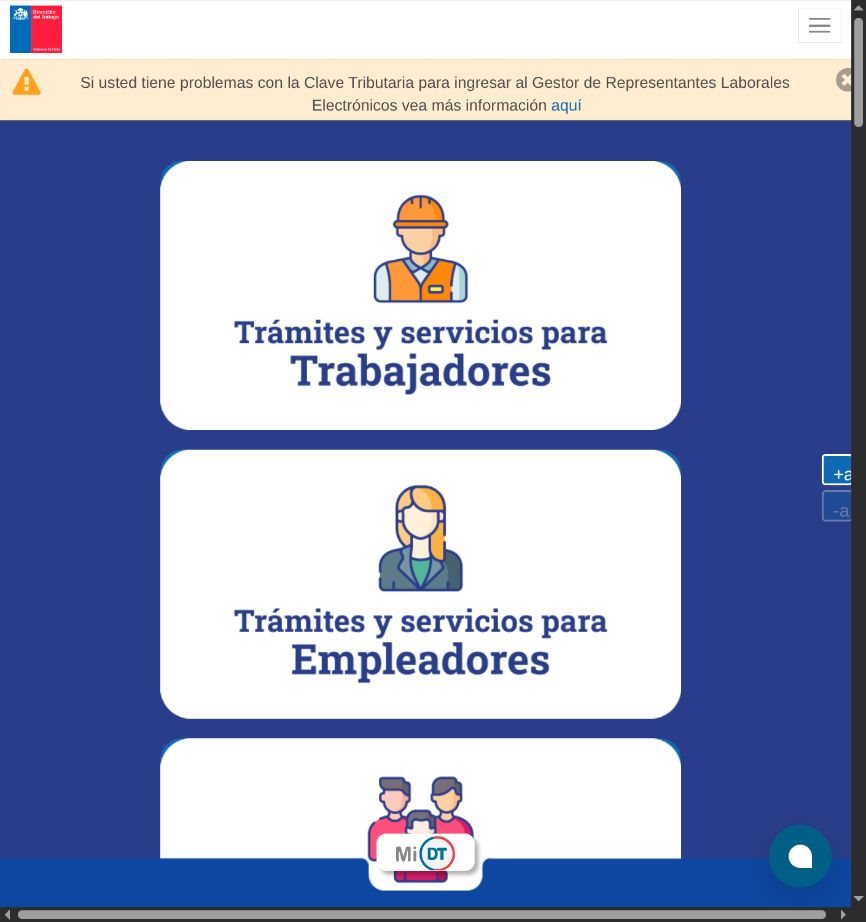
#> input picture strategy/benchmark/screenshots/labor-directorate/01-original.jpg, 866 x 922 px
$ python generate_artifacts.py
#> lines starting #> are read from the running program, lines starting #| are printed output that depends on the picture
"""Generate benchmark artifacts from local evidence."""
from pathlib import Path
from html import escape
import json
from PIL import Image, ImageDraw, ImageFont
import cairosvg

ROOT = Path(__file__).resolve().parents[1]
FONT = '/usr/share/fonts/liberation/LiberationSans-Regular.ttf'
BOLD = '/usr/share/fonts/liberation/LiberationSans-Bold.ttf'
NAVY = '#14344A'
TEAL = '#087E8B'
RUST = '#AF492C'


def wrap(text, width, size, bold=False):
    font = ImageFont.truetype(BOLD if bold else FONT, size)
    lines = []
    line = ''
    for word in text.split():
        candidate = f'{line} {word}'.strip()
        if font.getlength(candidate) > width and line:
            lines.append(line)
            line = word
        else:
            line = candidate
    if line:
        lines.append(line)
    return lines


def text_block(x, y, text, width, size=23, color=NAVY, bold=False, max_lines=None):
    lines = wrap(text, width, size, bold)
    if max_lines and len(lines) > max_lines:
        raise ValueError(f'Text overflow: {text}')
    weight = '700' if bold else '400'
    return ''.join(f'<text x="{x}" y="{y+i*size*1.25}" font-size="{size}" fill="{color}" font-weight="{weight}">{escape(line)}</text>' for i,line in enumerate(lines))


def rect(x, y, width, height, color, stroke='none', radius=0):
    return f'<rect x="{x}" y="{y}" width="{width}" height="{height}" rx="{radius}" fill="{color}" stroke="{stroke}"/>'


def svg_document(width, height, content, title):
    return f'<svg xmlns="http://www.w3.org/2000/svg" width="{width}" height="{height}" viewBox="0 0 {width} {height}" role="img"><title>{escape(title)}</title><style>text {{font-family: Liberation Sans, Arial, sans-serif;}}</style>{content}</svg>'


def save_svg(path, svg):
    path.write_text(svg)
    cairosvg.svg2png(bytestring=svg.encode(), write_to=str(path.with_suffix('.png')))
    cairosvg.svg2pdf(bytestring=svg.encode(), write_to=str(path.with_suffix('.pdf')))


CAPTURES = {
'labor-directorate': [
 ('DT · Entry by user profile', 'https://www.dt.gob.cl/portal/1626/w3-channel.html', [(160,160,680,432,TEAL),(4,61,850,121,RUST)], ['1. Visible worker entry helps users recognize their profile.', '2. Tax credential notice appears before the worker task (H8).']),
 ('DT · Settlement explanation and requirements', 'https://www.dt.gob.cl/portal/1626/w3-article-117245.html', [(45,420,804,518,TEAL),(43,339,803,379,RUST)], ['1. Separates online and in-person procedures to support channel choice.', '2. The term for an attesting official lacks an immediate explanation (H2).']),
 ('DT · Help and legal evidence', 'https://www.dt.gob.cl/portal/1626/w3-article-117245.html', [(40,325,810,428,TEAL),(38,450,810,517,TEAL)], ['1. Consultation and phone options provide a visible route to human help.', '2. Links the relevant article, but at the end of a long information page.'])
],
'suseso': [
 ('SUSESO · Separate action and tracking', 'https://www.suseso.gob.cl/606/w3-propertyvalue-610.html', [(28,294,838,406,TEAL),(15,772,838,901,TEAL)], ['1. Filing and tracking a complaint are presented as separate tasks.', '2. The guidance tool explains its role in preparing complaint evidence.']),
 ('SUSESO · Guidance by profile', 'https://www.suseso.gob.cl/606/w3-propertyname-509.html', [(15,319,835,374,TEAL),(15,166,835,194,TEAL)], ['1. Worker guidance can be selected before the reason for the request.', '2. The visible navigation path helps identify the current location.']),
 ('SUSESO · Classify the medical leave problem', 'https://www.suseso.gob.cl/606/w3-propertyvalue-586.html', [(19,363,834,419,RUST),(765,463,852,541,RUST)], ['1. Wording about a COMPIN decision requires institutional vocabulary (H2).', '2. Text controls partly cover Back in this view (H3/H8).'])
],
'chileatiende': [
 ('ChileAtiende · Information and primary action', 'https://www.chileatiende.gob.cl/fichas/33522', [(69,348,770,390,TEAL),(1,784,846,918,RUST)], ['1. The displayed update makes the content date visible.', '2. Ratify dominates Help before the case has been verified (H5/H8).']),
 ('ChileAtiende · Choose a ratification channel', 'https://www.chileatiende.gob.cl/fichas/33522', [(105,527,744,648,TEAL),(75,411,765,499,TEAL)], ['1. Explains online access with ClaveÚnica and an in-person alternative.', '2. Task-based accordion reveals information on request.']),
 ('ChileAtiende · Service network', 'https://www.chileatiende.gob.cl/red-de-atencion', [(14,425,835,689,TEAL),(1,1,846,65,RUST)], ['1. Cards compare video, phone, and form-based service channels.', '2. Header and typography differ from the CA01 information page (H4).'])
]}


def annotate_captures():
    manifest=[]
    for tool,items in CAPTURES.items():
        for i,(title,url,boxes,comments) in enumerate(items,1):
            original=ROOT/'strategy/benchmark/screenshots'/tool/f'{i:02}-original.jpg'
            source=Image.open(original).convert('RGB')
#> source is the input picture: PIL image 866x922 RGB; mean R, G, B 154, 162.1, 193.2
            width,height=source.size
#> width = 866; height = 922
            result=Image.new('RGB',(width,height+145),'#F7FAFB')
            result.paste(source,(0,72))
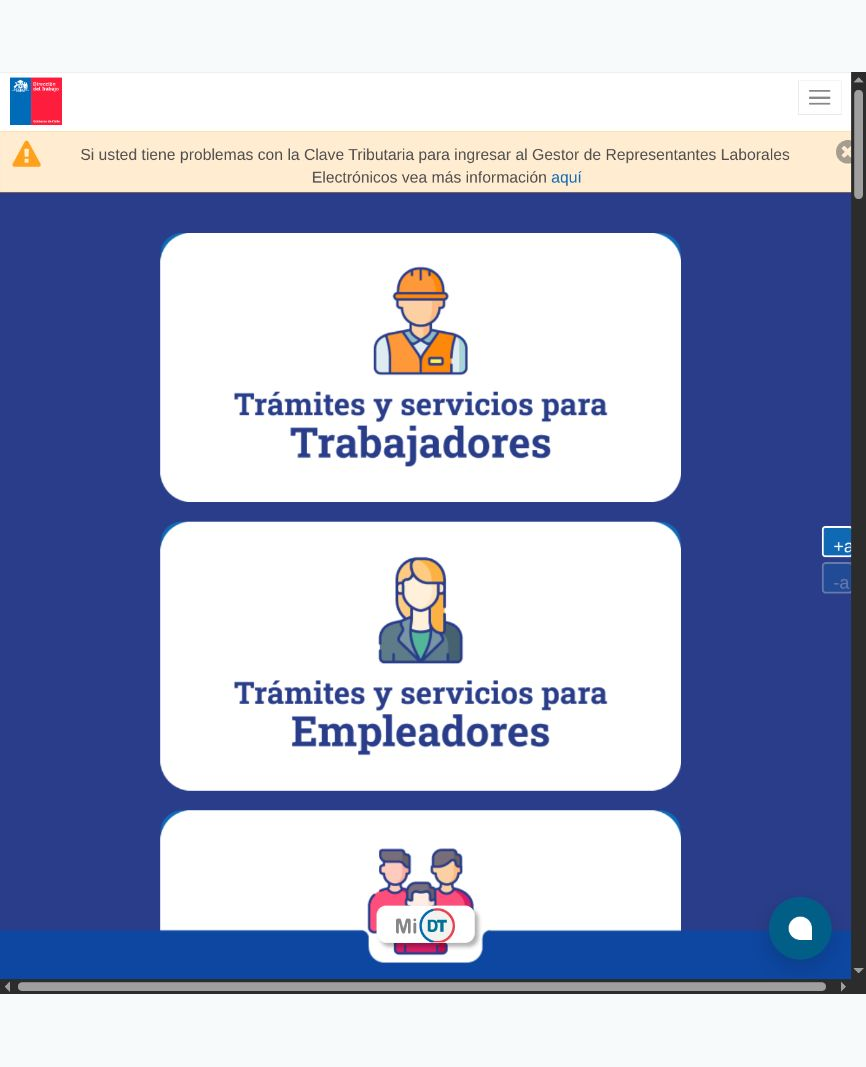
#> result: PIL image 866x1067 RGB; mean R, G, B 166.6, 174.1, 201.1
            draw=ImageDraw.Draw(result)
            draw.text((18,11),title,font=ImageFont.truetype(BOLD,22),fill=NAVY)
            draw.text((18,43),f'{tool} · 05/10/2026 · {width}×{height} · public view',font=ImageFont.truetype(FONT,15),fill=NAVY)
            for number,(left,top,right,bottom,color) in enumerate(boxes,1):
                draw.rectangle((left,top+72,right,bottom+72),outline=color,width=4)
                draw.ellipse((left+3,top+75,left+29,top+101),fill=color)
                draw.text((left+11,top+78),str(number),font=ImageFont.truetype(BOLD,18),fill='white')
            for j,comment in enumerate(comments):
                if len(wrap(comment,width-36,16))>1:
                    raise ValueError(f'Caption overflow {comment}')
                draw.text((18,height+86+j*24),comment,font=ImageFont.truetype(FONT,16),fill=NAVY)
            path=original.with_name(f'{i:02}-annotated.png')
            result.save(path)
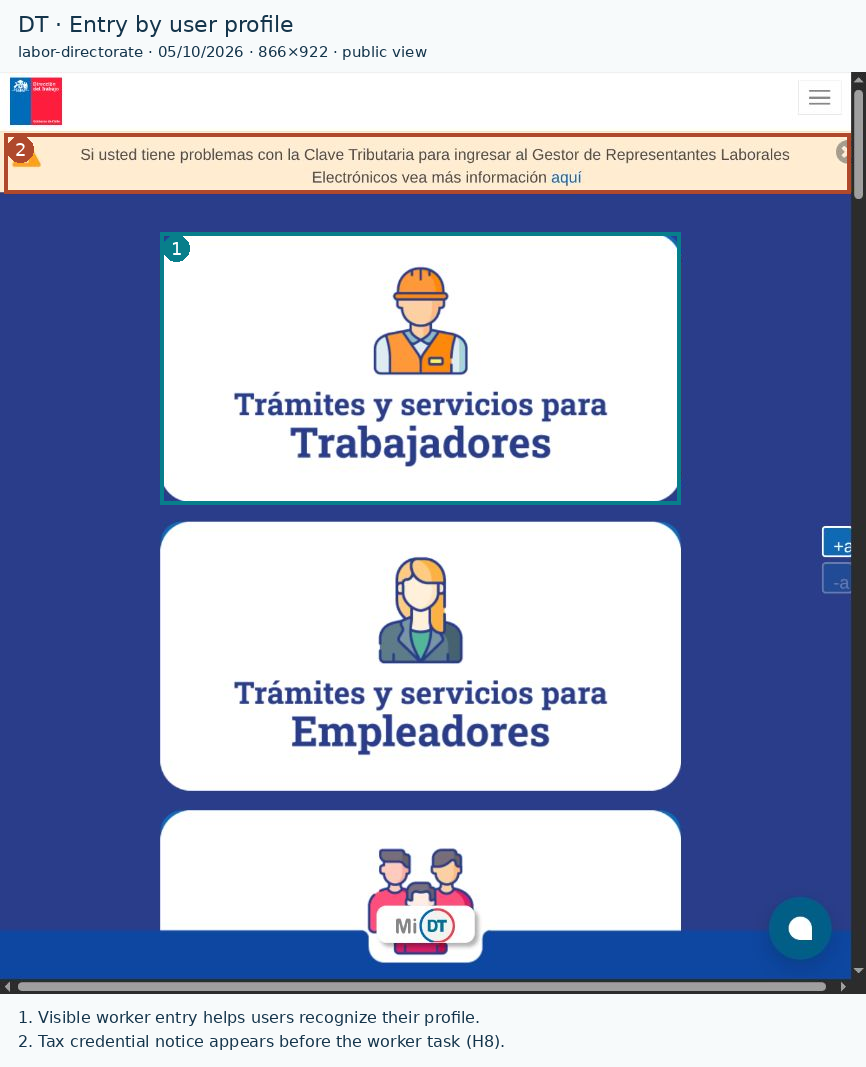
#> saved as 01-annotated.png: PIL image 866x1067 RGB; mean R, G, B 163.9, 171.6, 198.5
            manifest.append({'id':f'{tool}-{i:02}','url':url,'date':'2026-10-05','viewport':[width,height],'original':str(original.relative_to(ROOT)),'annotated':str(path.relative_to(ROOT)),'comments':comments})
    (ROOT/'strategy/benchmark/screenshots/manifest.json').write_text(json.dumps(manifest,ensure_ascii=False,indent=2)+'\n')


FEATURES = [
 ('Public access without account','Labor guidance pages','Public guidance tool','Information pages','Situation-based entry','Observed baseline'),
 ('Organization by need','Role and labor topics','Profile and reason','Procedure information','Three initial situations','Observed baseline'),
 ('Human or official channel','SUAC, phone, office','Complaints and offices','Service network','Subject-based referral','Observed baseline'),
 ('Prepare supporting evidence','Settlement requirements','Complaint guidance','Task instructions','Case checklist','Documented baseline'),
 ('Basis for guidance','Article linked in page','Compendium linked*','Institution and page','Source for each claim','Varies by service'),
 ('Formal procedure status','Documented tracking*','Tracking button','Mi ChileAtiende*','External receipt only','Distinctive feature'),
 ('Benefit estimate','Outside this sample','SIL simulator*','Outside this sample','No universal calculation','Distinctive feature'),
 ('Contextual verification','Not observed integrated','Not observed integrated','Not observed integrated','Missing data + evidence','Hypothesized opportunity'),
 ('Limit for each answer','No dialogue observed','SIL declares estimate*','No dialogue observed','Explain scope','Hypothesized opportunity'),
 ('Referral summary','Not observed integrated','Evidence by reason','General instructions','Questions and next steps','Hypothesized opportunity')
]


def create_feature_map():
    content=rect(0,0,1800,1450,'#F7FAFB')+rect(0,0,1800,145,NAVY)
    content+=text_block(40,55,'Benchmark · Feature comparison map',1720,36,'#FFFFFF',True)
    content+=text_block(40,101,'Verified AI-assisted labor guidance · Three-service sample · OCT 05, 2026',1720,24,'#CDE6EE')
    widths=[380,270,270,270,270,260]
    headers=['Feature','Labor Directorate (DT)','SUSESO','ChileAtiende','Team proposal','Sample interpretation']
    x=40
    for width,header in zip(widths,headers):
        content+=rect(x,175,width,75,TEAL)
        content+=text_block(x+12,205,header,width-24,22,'#FFFFFF',True,max_lines=2)
        x+=width
    for i,row in enumerate(FEATURES):
        x=40;y=250+98*i
        color='#FFFFFF' if i%2==0 else '#EAF1F4'
        for j,(width,cell) in enumerate(zip(widths,row)):
            content+=rect(x,y,width,98,color,'#D4E0E6')
            content+=text_block(x+12,y+29,cell,width-24,23,TEAL if j==4 else NAVY,j==0,max_lines=3)
            x+=width
    content+=text_block(40,1279,'* Documented in official sources; authenticated flows and the simulator were not completed.',1720,23)
    content+=text_block(40,1320,'Unobserved refers only to reviewed screens; it does not establish that a feature is absent from the product.',1720,23)
    content+=text_block(40,1361,'Baseline describes this sample. Opportunities and the proposal require user and team validation.',1720,23)
    content+=text_block(40,1402,'Evidence and sources: strategy/benchmark/README.md and strategy/benchmark/comparison-matrix.md. The proposal is not yet implemented.',1720,22)
    save_svg(ROOT/'strategy/benchmark/feature-map.svg',svg_document(1800,1450,content,'Benchmark feature comparison map'))


if __name__ == '__main__':
#> (the run stopped early here; a loop or call above may not have finished)
